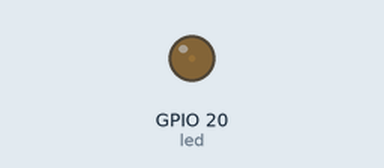
This program was run on a simulated ESP32 board running MicroPython. On the bench: output pins drawn as LEDs (lit = HIGH).

Above: at 0.05 s.
At 1.1 s:
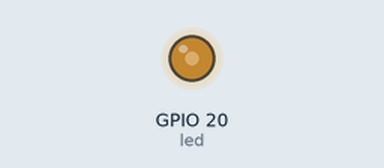
At 2.15 s:
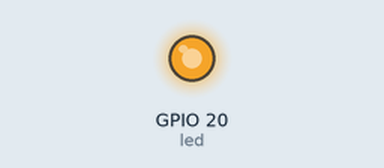
At 4.2 s:
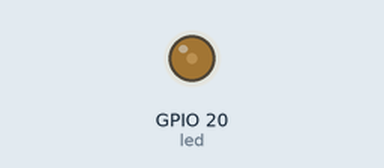
Timing chart, 0 to 6.1 s (numbered marks = the images above):
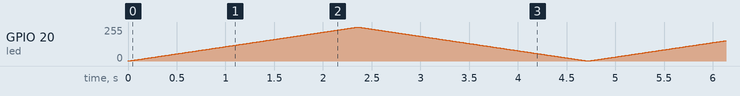

The program:

hello.fade.C3.py
```python
# (licence header left out)
from machine import Pin,PWM
from time import sleep_us

led_pin = 20
frequency = 1000
delay_us = 10

led = PWM(Pin(led_pin),frequency)

while True:
  for duty_cycle in range(0,65536):
    led.duty_u16(duty_cycle)
    sleep_us(delay_us)
  for duty_cycle in range(65535,0,-1):
    led.duty_u16(duty_cycle)
    sleep_us(delay_us)
```
